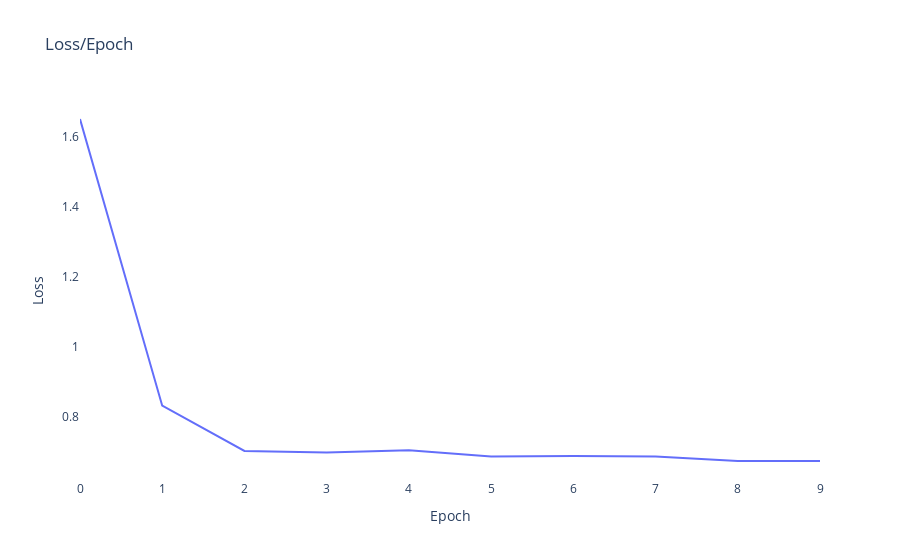
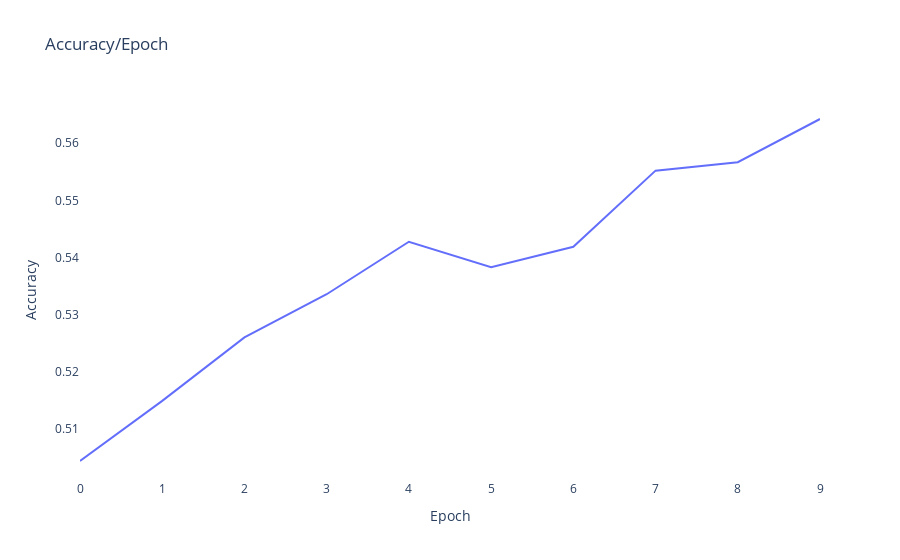

These figures' notebook cell, in order:
### Markdown cell above
Обучим модель

### Code cell
cnn = CNN()  # Replace with StockLSTM(), StockGRU(), etc.
train_model(cnn, loader_train)

### Figure 1 — Plotly figure (JSON) as saved in the notebook; plotly's stock layout.template omitted (floating-point values rounded to 4 significant figures)
{"data": [{"mode": "lines", "x": [0, 1, 2, 3, 4, 5, 6, 7, 8, 9], "y": [1.651, 0.8309, 0.7012, 0.6966, 0.7032, 0.6851, 0.6866, 0.6855, 0.6726, 0.6726], "type": "scatter"}], "layout": {"plot_bgcolor": "white", "xaxis": {"title": {"text": "Epoch"}}, "yaxis": {"title": {"text": "Loss"}}, "title": {"text": "Loss/Epoch"}}}

### Figure 2 — Plotly figure (JSON) as saved in the notebook; plotly's stock layout.template omitted (floating-point values rounded to 4 significant figures)
{"data": [{"mode": "lines", "x": [0, 1, 2, 3, 4, 5, 6, 7, 8, 9], "y": [0.5044, 0.5149, 0.526, 0.5336, 0.5428, 0.5383, 0.5419, 0.5552, 0.5567, 0.5643], "type": "scatter"}], "layout": {"plot_bgcolor": "white", "xaxis": {"title": {"text": "Epoch"}}, "yaxis": {"title": {"text": "Accuracy"}}, "title": {"text": "Accuracy/Epoch"}}}
